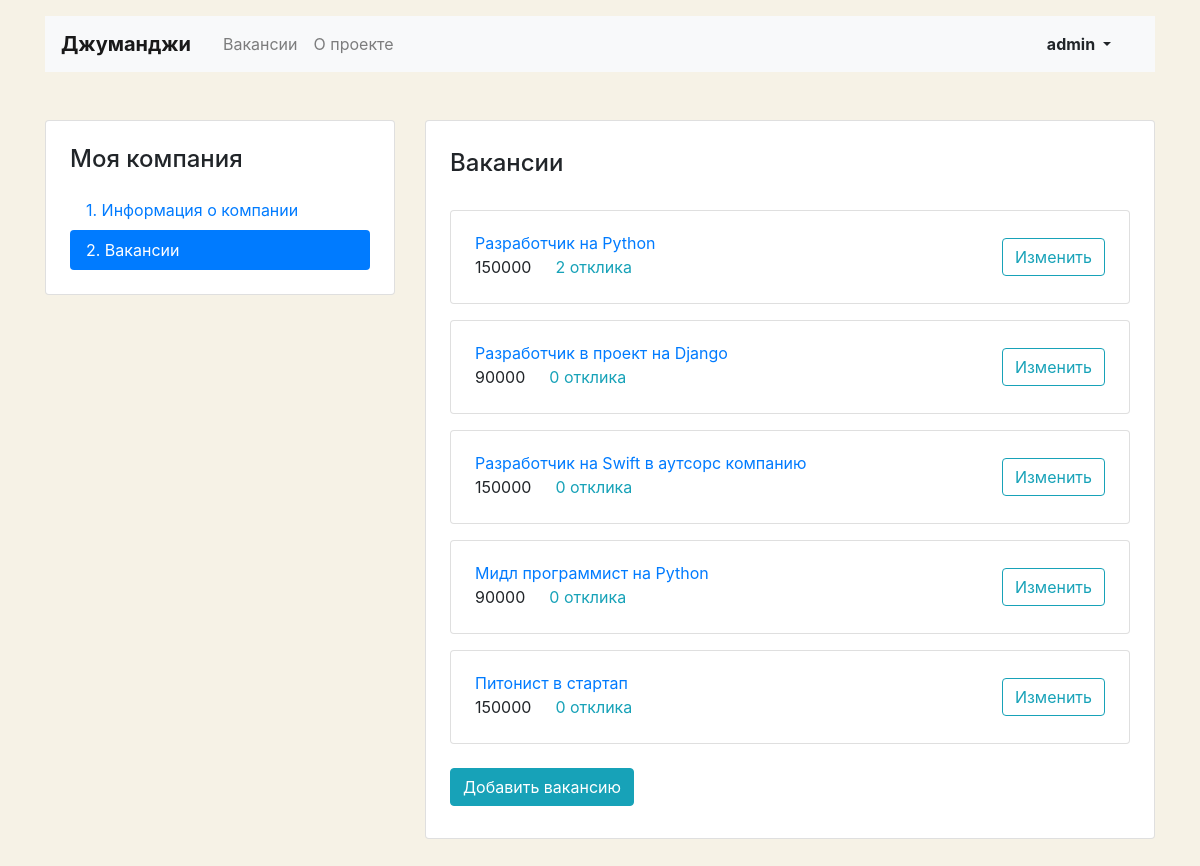
Page /mycompany/vacancies/ (signed in) on the committed database.
### job/models.py (models this page shows, shortened)
class Vacancy(models.Model):
    title = models.CharField(max_length=64)
    specialty = models.ForeignKey(Specialty, on_delete=models.CASCADE, default='2', related_name='vacancies')
    company = models.ForeignKey(Company, on_delete=models.CASCADE, related_name='vacancies')
    skills = models.CharField(max_length=256)
    description = models.CharField(max_length=2048)
    salary_min = models.IntegerField()
    salary_max = models.IntegerField()
    published_at = models.DateField(auto_now_add=True)
    owner = models.ForeignKey(User, on_delete=models.CASCADE, related_name='vacancies')

### job/views.py (the view)
# urls.py: path('mycompany/vacancies/', MyVacanciesView.as_view(), name='mycompany_vacancies'),
class MyVacanciesView(View):
    def get(self, request, ):
        return render(
            request, 'vacancy-list.html', {
                'vacancies': Vacancy.objects.filter(owner=request.user),
            }
        )

### templates/vacancy-list.html
{% extends 'base_lk.html' %}
{% block content %}
  <main class="container mt-3 pb-5">
    <div class="row mt-5">
      <div class="col-12 col-lg-4">
        <aside class="pt-3 pb-4 px-4 mb-5 card">
          <h1 class="h4 pt-2 pb-2">Моя компания</h1>
          <div class="nav flex-column nav-pills" id="v-pills-tab" role="tablist" aria-orientation="vertical">
                    <a class="nav-link" href="{% url 'mycompany'  %}">1. Информация о&nbsp;компании</a>
                    <a class="nav-link active" href="{% url 'mycompany_vacancies' %}">2. Вакансии</a>
          </div>
        </aside>
      </div>
      <div class="col-12 col-lg-8">
        <div class="card">
          <div class="card-body px-4 pb-4">
            <section class="tab-pane fade show active">
              <h2 class="h4 pt-2 pb-3">Вакансии</h2>
              {% for vacancy in vacancies %}
              <div class="card mt-3">
                <div class="card-body px-4">
                  <div class="row align-items-center">
                    <div class="col-6 col-lg-8">
                      <a href="{% url 'vacancy' vacancy.id %}" class="mb-1">{{ vacancy.title }}</a>
                      <p class="mb-1">
                        <span class="mr-4">{{ vacancy.salary_max }}</span><a href="#" class="text-info">{{ vacancy.applications.count }} отклика</a>
                      </p>
                    </div>
                    <div class="col-6 col-lg-4 text-right">
                      <a href="{% url 'mycompany_vacancy_edit' vacancy.id %}" class="btn btn-outline-info">Изменить</a>
                    </div>
                  </div>
                </div>
              </div>
              {% endfor %}
            <a href="{% url 'mycompany_vacancies_create' %}" class="btn btn-info mt-4 mb-2">Добавить вакансию</a>
            </section>
          </div>
        </div>
      </div>
    </div>
  </main>
{% endblock %}

### templates/base_lk.html (shortened to what this page needs)
<!DOCTYPE html>
<html lang="ru">
<head>
    <link rel="stylesheet" href="https://stackpath.bootstrapcdn.com/bootstrap/4.3.1/css/bootstrap.min.css"
>
</head>
<body>
<header class="container mt-3">
    <nav class="navbar navbar-expand-lg navbar-light bg-light">
        <a class="navbar-brand mr-4 font-weight-bold" href="{% url 'index' %}">Джуманджи</a>
        <div class="collapse navbar-collapse justify-content-between" id="navbarNav">
            <ul class="navbar-nav col-10">
                {% url 'vacancies' as activepoint %}
                <li class="nav-item {% if activepoint == request.path %}active{% endif %}">
                    <a class="nav-link" href="{% url 'vacancies' %}">Вакансии</a>
                </li>
                <li class="nav-item">
                    <a class="nav-link" href="#">О проекте</a>
                </li>
            </ul>
            <ul class="navbar-nav col-2 justify-content-end">
                <li class="nav-item active">
                    <div class="btn-group">
                        <button type="button" class="btn dropdown-toggle font-weight-bold" data-toggle="dropdown"
                                aria-haspopup="true" aria-expanded="false">
                            {% if user.first_name %}
                              {{ user.first_name }}
                              {% if user.last_name %}
                                {{ user.last_name }}
                              {% endif %}
                            {% else %}
                              {{ user.username }}
                            {% endif %}
                        </button>
                    </div>
                </li>
            </ul>
        </div>
    </nav>
</header>
{% block content %}
{% endblock %}
</body>
</html>

### templates/base_lk.html (style rules this page uses)
body { background-color: #F6F2E6; }

### rows in the picture
Vacancy: title "Разработчик на Python", salary_max "150000", applications.count "2"
Vacancy: title "Разработчик в проект на Django", salary_max "90000", applications.count "0"
Vacancy: title "Разработчик на Swift в аутсорс компанию", salary_max "150000", applications.count "0"
Vacancy: title "Мидл программист на Python", salary_max "90000", applications.count "0"
Vacancy: title "Питонист в стартап", salary_max "150000", applications.count "0"

### other values in the picture
{{ user.username }} "admin"
